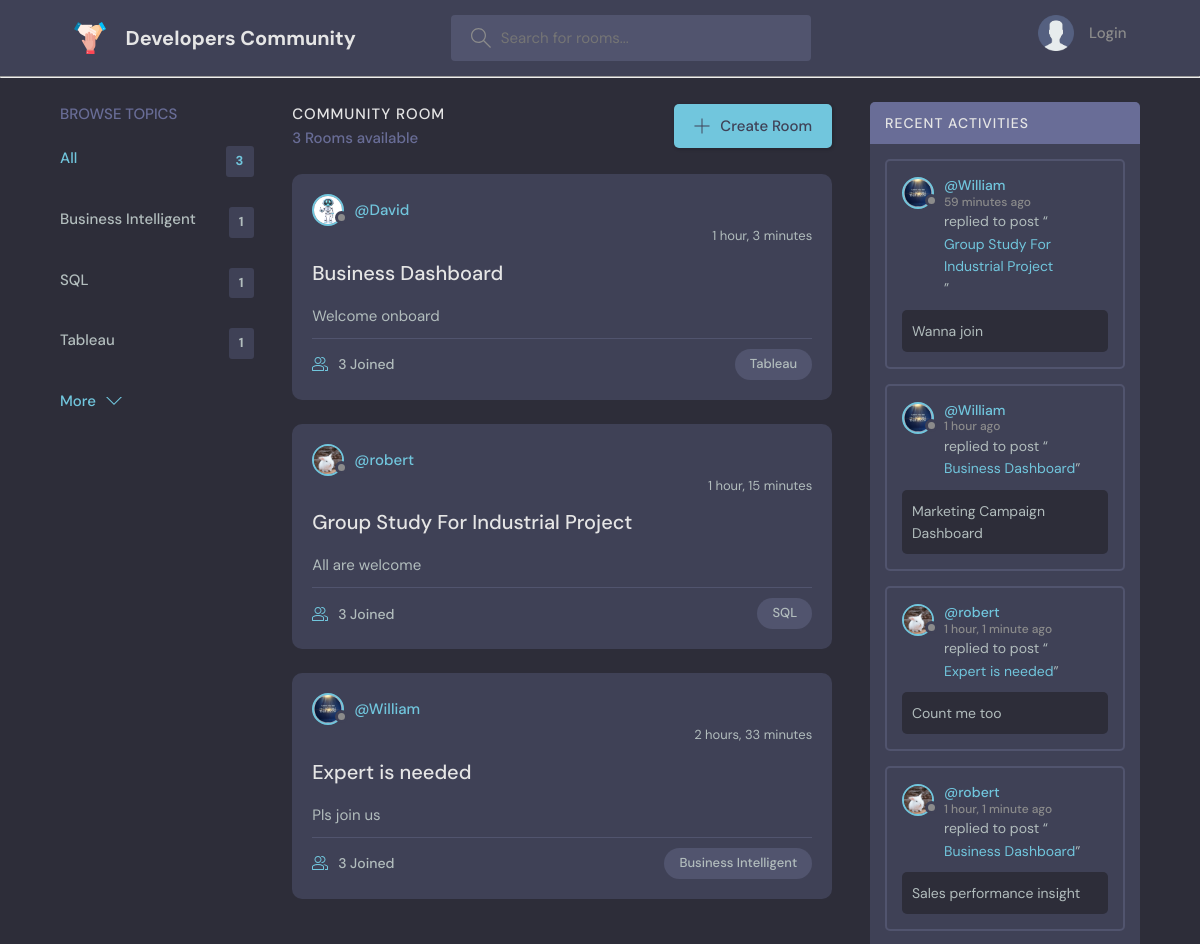
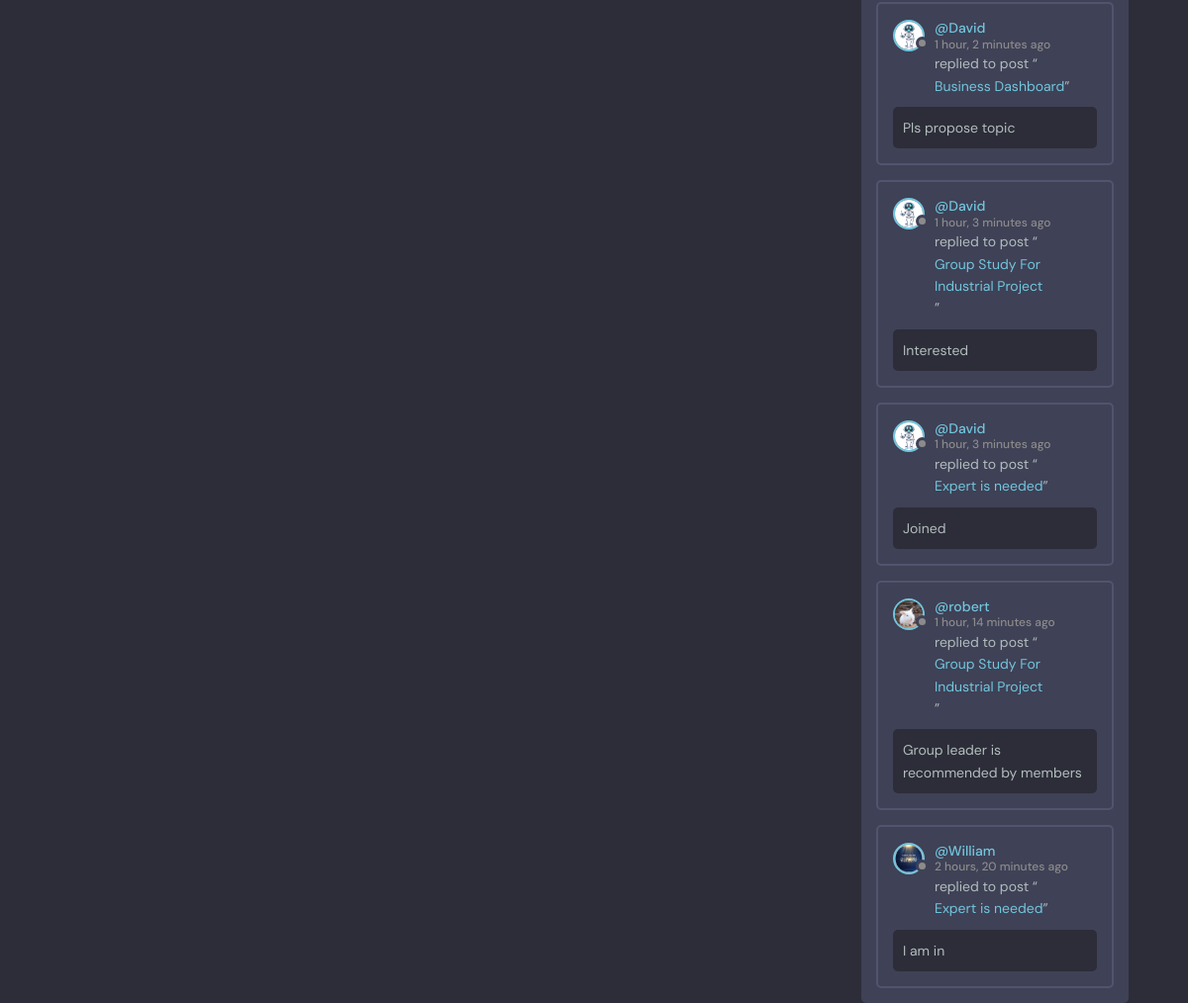
The page / on the database its author committed (2 pictures, top to bottom).
### base/models.py (models this page shows, shortened)
class Topic(models.Model):
    name = models.CharField(max_length=200)

class Room(models.Model):
    host = models.ForeignKey(User, on_delete=models.SET_NULL, null=True)
    topic = models.ForeignKey(Topic, on_delete=models.SET_NULL, null=True)
    name = models.CharField(max_length=200)
    description = models.TextField(null=True, blank=True)
    participants = models.ManyToManyField(
        User, related_name='participants', blank=True)
    updated = models.DateTimeField(auto_now=True)
    created = models.DateTimeField(auto_now_add=True)
    class Meta:
        ordering = ['-updated','-created']
    def __str__(self):
        return self.name

class User(AbstractUser):
    name = models.CharField(max_length=200, null=True)
    email = models.EmailField(unique=True, null=True)
    bio = models.TextField(null=True)
    avatar = models.ImageField(null=True, default="user.png")
    USERNAME_FIELD = 'email'
    REQUIRED_FIELDS = []

class Message(models.Model):
    user = models.ForeignKey(User, on_delete=models.CASCADE)
    room = models.ForeignKey(Room, on_delete=models.CASCADE)
    body = models.TextField()
    updated = models.DateTimeField(auto_now=True)
    created = models.DateTimeField(auto_now_add=True)
    class Meta:
        ordering = ['-updated','-created']

### base/views.py (the view)
# urls.py: path('', views.home, name="home"),
def home(request):
    q = request.GET.get('q') if request.GET.get('q') != None else ''
    get_rooms_count = Room.objects.all()
    rooms = Room.objects.filter(
        Q(topic__name__icontains=q) |
        Q(name__icontains=q) |
        Q(description__icontains=q)
        )
    topics = Topic.objects.all()[0:5]
    room_count = get_rooms_count.count()
    room_message = Message.objects.filter(Q(room__topic__name__icontains=q))
    context = {'rooms': rooms, 'topics': topics, 'room_count': room_count, 'room_message': room_message}
    return render(request, 'base/home.html', context)

### base/templates/base/home.html (shortened to what this page needs)
{% extends 'main.html' %}
{% block content %}
    <main class="layout layout--3">
      <div class="container">
        {% include 'base/topics_components.html' %}
        <div class="roomList">
          <div class="roomList__header">
            <div>
              <h2>Community Room</h2>
              <p>{{room_count}} Rooms available</p>
            </div>
            <a class="btn btn--main" href="{% url 'create-room' %}">
              <svg version="1.1" xmlns="http://www.w3.org/2000/svg" width="32" height="32" viewBox="0 0 32 32">
                <title>add</title>
                <path
                  d="M16.943 0.943h-1.885v14.115h-14.115v1.885h14.115v14.115h1.885v-14.115h14.115v-1.885h-14.115v-14.115z"
                ></path>
              </svg>
              Create Room
            </a>
          </div>
          {% include 'base/feed_component.html' %}
        </div>
          {% include 'base/activity_component.html' %}
      </div>
    </main>
  {% endblock content %}

### base/templates/base/topics_components.html
<div class="topics">
    <div class="topics__header">
      <h2>Browse Topics</h2>
    </div>
    <ul class="topics__list">
      <li>
        <a href="{% url 'home' %}" class="active">All <span>{{topics.count}}</span></a>
      </li>
      {% for topic in topics %}
      <li>
        <a href="{% url 'home'%}?q={{topic.name}}">{{topic.name}}<span>{{topic.room_set.all.count}}</span></a>
      </li>
      {% endfor %}
    </ul>
    <a class="btn btn--link" href="{% url 'topics' %}">
      More
      <svg version="1.1" xmlns="http://www.w3.org/2000/svg" width="32" height="32" viewBox="0 0 32 32">
        <title>chevron-down</title>
        <path d="M16 21l-13-13h-3l16 16 16-16h-3l-13 13z"></path>
      </svg>
    </a>
  </div>

### base/templates/base/feed_component.html (shortened to what this page needs)
{% load static %}
    {% for room in rooms %}
    <div class="roomListRoom">
        <div class="roomListRoom__header">
          <a href="{% url 'user-profile' room.host.id %}" class="roomListRoom__author">
            <div class="avatar avatar--small">
              <img src="{{room.host.avatar.url}}" />
            </div>
            <span>@{{room.host.username}}</span>
          </a>
        </div>
        <div align="right" style="font-size:13px">
        <span>{{room.created|timesince}}</span>
        </div>
        <div class="roomListRoom__content">
          <a href="{% url 'room' room.id %}">{{room.name}}</a>
          <p>
            {{room.description}}
          </p>
        </div>
        <div class="roomListRoom__meta">
          <a href="{% url 'room' room.id %}" class="roomListRoom__joined">
            {{room.participants.all.count}} Joined
          </a>
          <p class="roomListRoom__topic">{{room.topic.name}}</p>
        </div>
    </div>
    {% endfor %}

### base/templates/base/activity_component.html (shortened to what this page needs)
{% load static %}
<div class="activities">
    <div class="activities__header">
      <h2>Recent Activities</h2>
    </div>
    {% for message in room_message %}
    <div>
    <div class="activities__box">
      <div class="activities__boxHeader roomListRoom__header">
        <a href="{% url 'user-profile' message.user.id %}" class="roomListRoom__author">
          <div class="avatar avatar--small">
            <img src="{{message.user.avatar.url}}"/>
          </div>
          <p>
            @{{message.user.username}}
            <span>{{message.created|timesince}} ago</span>
          </p>
        </a>
    </div>
    <div class="activities__boxContent">
        <p>replied to post “<a href="{% url 'room' message.room.id %}">{{message.room}}</a>”</p>
        <div class="activities__boxRoomContent">
          {{message.body}}
        </div>
    </div>
    </div>
    {% endfor %}
</div>

### rows shown on the page
Topic: name "Business Intelligent", room_set.all.count "1"
Topic: name "SQL", room_set.all.count "1"
Topic: name "Tableau", room_set.all.count "1"
Room: host.avatar (picture), host.username "David", created "1 hour, 3 minutes", name "Business Dashboard", description "Welcome onboard", participants.all.count "3", topic.name "Tableau"
Room: host.avatar (picture), host.username "robert", created "1 hour, 15 minutes", name "Group Study For Industrial Project", description "All are welcome", participants.all.count "3", topic.name "SQL"
Room: host.avatar (picture), host.username "William", created "2 hours, 33 minutes", name "Expert is needed", description "Pls join us", participants.all.count "3", topic.name "Business Intelligent"
Message: user.avatar (picture), user.username "William", created "59 minutes", room "Group Study For Industrial Project", body "Wanna join"
Message: user.avatar (picture), user.username "William", created "1 hour", room "Business Dashboard", body "Marketing Campaign Dashboard"
Message: user.avatar (picture), user.username "robert", created "1 hour, 1 minute", room "Expert is needed", body "Count me too"
Message: user.avatar (picture), user.username "robert", created "1 hour, 1 minute", room "Business Dashboard", body "Sales performance insight"
Message: user.avatar (picture), user.username "David", created "1 hour, 2 minutes", room "Business Dashboard", body "Pls propose topic"
Message: user.avatar (picture), user.username "David", created "1 hour, 3 minutes", room "Group Study For Industrial Project", body "Interested"
Message: user.avatar (picture), user.username "David", created "1 hour, 3 minutes", room "Expert is needed", body "Joined"
Message: user.avatar (picture), user.username "robert", created "1 hour, 14 minutes", room "Group Study For Industrial Project", body "Group leader is recommended by members"
Message: user.avatar (picture), user.username "William", created "2 hours, 20 minutes", room "Expert is needed", body "I am in"

### other values the page prints
{{ topics.count }} "3"
{{ room_count }} "3"
